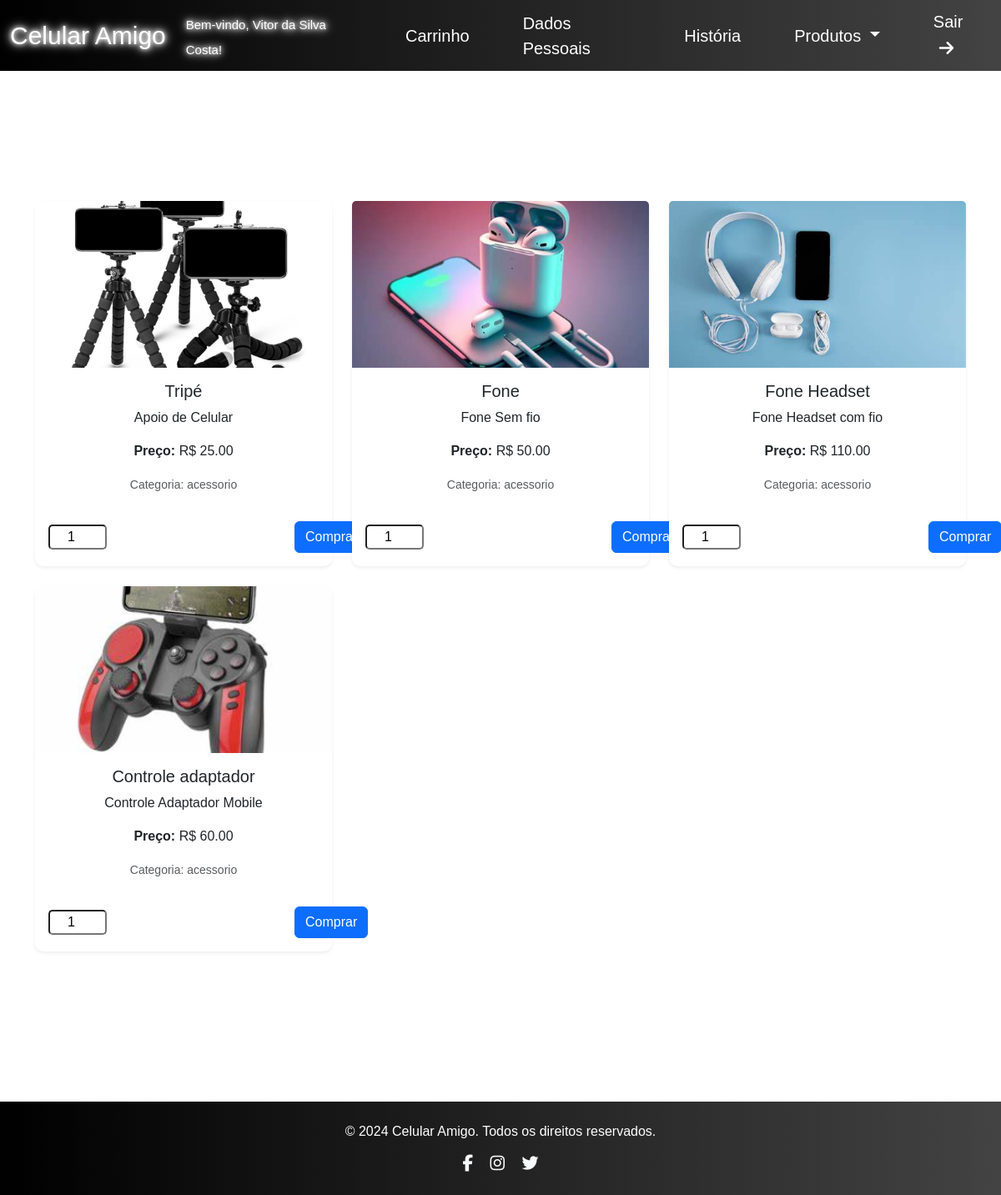
Page /produto/exibir_outros/ (signed in) on the committed database.
### produto/models.py (models this page shows, shortened)
class Produto(models.Model):
    CATEGORIAS = [
        ('CEL', 'Celular'),
        ('CAP', 'Capa'),
        ('ACC', 'Acessório'),
    ]
    nome = models.CharField(max_length=100)
    descricao = models.CharField(max_length=100)
    preco = models.DecimalField(max_digits=10, decimal_places=2 )
    quantidade = models.IntegerField()
    imagem = models.ImageField(upload_to='imagens/', null=True, blank=True)
    categoria = models.CharField(max_length=3, choices=CATEGORIAS, null=True, blank=True)

### produto/views.py (the view)
# urls.py: path('exibir_outros/', exibir_outros, name='exibir_outros'),
def exibir_outros(request):
    produtos_outros = Produto.objects.filter(categoria='acessorio')
    return render(request, 'exiboutros.html', {'produtos': produtos_outros})

### produto/templates/exiboutros.html (shortened to what this page needs)
<!DOCTYPE html>
{% load static %}
<html lang="pt-br">
<head>
    <link href="https://cdn.jsdelivr.net/npm/bootstrap@5.3.3/dist/css/bootstrap.min.css" rel="stylesheet">
    <link rel="stylesheet" href="{% static 'css/estilo.css'%}">
    <link rel="stylesheet" href="https://cdnjs.cloudflare.com/ajax/libs/font-awesome/6.7.1/css/all.min.css" />
</head>
<body>
<header>
{% include 'navbar.html' %}
<section>
            <div class="container mt-4">
        <h1 class="text-center mb-4">Acessórios</h1>
        <div class="row row-cols-1 row-cols-md-3 g-4">
            {% for produto in produtos %}
            <div class="col">
                <div class="card h-100 shadow-sm">
                    {% if produto.imagem %}
                    <img src="{{ produto.imagem.url }}" class="card-img-top" alt="{{ produto.nome }}">
                    {% else %}
                    <img src="https://via.placeholder.com/150" class="card-img-top" alt="Imagem não disponível">
                    {% endif %}
                    <div class="card-body">
                        <h5 class="card-title">{{ produto.nome }}</h5>
                        <p class="card-text">{{ produto.descricao }}</p>
                        <p class="card-text"><strong>Preço:</strong> R$ {{ produto.preco }}</p>
                        <p class="card-text"><small class="text-muted">Categoria: {{ produto.get_categoria_display }}</small></p>
                        <form action="{% url 'addcarrinho' produto.id %}" method="post" style="display: flex; width: 20px; align-items: baseline; gap: 225px;">
                            <input type="number" name="quantidade" min="1" value="1" style="width: 70px; border-radius: 5px; " class="text-center">
                            <button type="submit" class="btn btn-primary mt-3">Comprar</button>
                        </form>
                    </div>
                </div>
            </div>
            {% endfor %}
        </div>
    </div>
</section>
<section></section>
    <footer class="text-center py-4 bg-dark text-white">
        <p>&copy; 2024 Celular Amigo. Todos os direitos reservados.</p>
        <div>
            <a href="#" class="text-light mx-2"><i class="fab fa-facebook-f"></i></a>
            <a href="#" class="text-light mx-2"><i class="fab fa-instagram"></i></a>
            <a href="#" class="text-light mx-2"><i class="fab fa-twitter"></i></a>
        </div>
    </footer>
</body>
</html>

### principal/static/css/estilo.css (style rules this page uses)
body { padding-top: 85px !important; position: relative; margin: 0; background-color: white; font-family: Arial, sans-serif; color: #fff; height: 100vh; }
section { padding: 60px 0; }
.card { border: none; border-radius: 10px; box-shadow: 0 4px 6px rgba(0, 0, 0, 0.1); }
.card img { height: 200px; object-fit: cover; }
.card-body { text-align: center; }
footer { background: linear-gradient(to right, #000000, #434343); }
footer i { font-size: 20px; transition: transform 0.3s ease-in-out; }

### principal/static/css/nav.css (style rules this page uses)
body { padding-top: 85px !important; background-color: white; position: relative; margin: 0; }

### produto/templates/exiboutros.html (style rules this page uses)
.card { height: 100%; display: flex; flex-direction: column; }
.card-img-top { height: 200px; object-fit: cover; }
.card-body { flex-grow: 1; display: flex; flex-direction: column; justify-content: space-between; }

### rows in the picture
Produto: imagem (picture), nome "Tripé", descricao "Apoio de Celular", preco "25.00", categoria "acessorio"
Produto: imagem (picture), nome "Fone", descricao "Fone Sem fio", preco "50.00", categoria "acessorio"
Produto: imagem (picture), nome "Fone Headset", descricao "Fone Headset com fio", preco "110.00", categoria "acessorio"
Produto: imagem (picture), nome "Controle adaptador", descricao "Controle Adaptador Mobile", preco "60.00", categoria "acessorio"

### other values in the picture
{{ request.session.cliente_nome }} "Vitor da Silva Costa"
